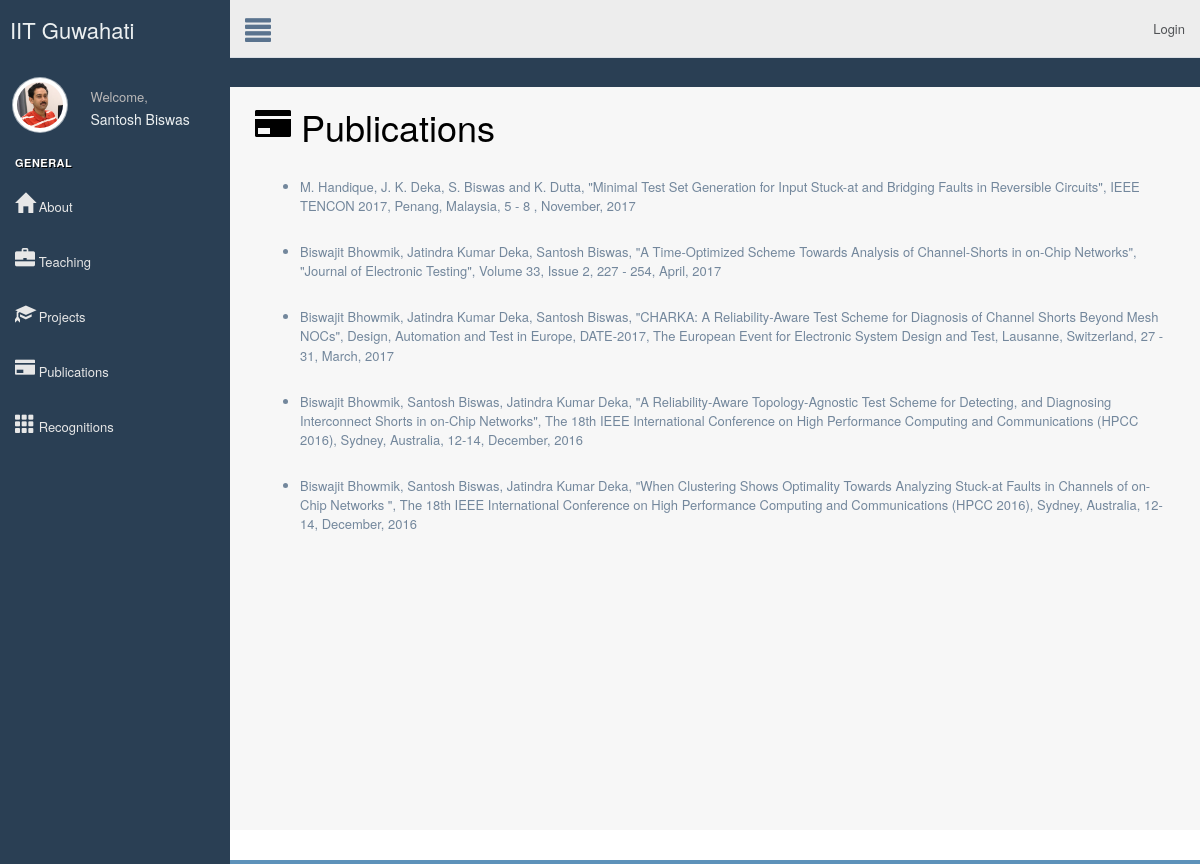
/webpage/32/32/publications/, run on the app's committed database.
### web/models.py (models this page shows, shortened)
class Info(models.Model):
    Name = models.CharField(max_length=250, help_text="Enter Name")
    Designation = models.CharField(max_length=300)
    Dept = models.ForeignKey(Department, on_delete=models.CASCADE,blank=True,null=True)
    Phone = models.CharField(max_length=20)
    webmail = models.EmailField(max_length=100,blank=True,null=True)
    room = models.CharField(max_length=100)
    residence = models.CharField(max_length=250)
    photo = models.FileField(blank=True, null=True)

class publication(models.Model):
    publication = models.ForeignKey(Info, on_delete=models.CASCADE,blank=True,null=True)
    publication_details = models.CharField(max_length=1000,blank=True,null=True)

### web/views.py (the view)
# urls.py: url(r'^([0-9]+)/(?P<pk>[0-9]+)/publications/$', views.publicationview.as_view(), name='publicationview'),
class publicationview(generic.DetailView):
    model = Info
    template_name = 'web/publications_list.html'

### web/templates/web/publications_list.html (shortened to what this page needs)
{% extends 'web/base2.html' %}
{% block body %}
<div class="container-fluid" xmlns="http://www.w3.org/1999/html">
        <div class="row"> <font size="7">
            <h1 style="padding-bottom: 20px; color: black">
                <span class="glyphicon glyphicon-credit-card"></span> Publications
            </h1>
        </font>
    <div class="container-fluid">
        <div class="row">
            <ul>
            {% for publication in info.publication_set.all %}
                <li style="padding-bottom: 8px">{{ publication.publication_details }}</li>
                <br>
            {% endfor %}
            </ul>
        </div>
    </div>
{% endblock %}

### web/templates/web/base2.html (shortened to what this page needs)
<!DOCTYPE html>
<html lang="en">
  <head>
    {% load staticfiles %}
     <link rel="stylesheet" type="text/css" href="{% static 'web/style.css' %}"/>
    <link rel="stylesheet" href="https://maxcdn.bootstrapcdn.com/bootstrap/3.3.7/css/bootstrap.min.css"/>
    <link rel="stylesheet" href="css/bootstrap.css">
    <link href="{% static 'web/bootstrap1.min.css' %}" rel="stylesheet">
    <link href="{% static 'web/font-awesome.min.css' %}" rel="stylesheet">
    <link href="{% static 'web/custom.min.css' %}" rel="stylesheet">
  </head>
  <body class="nav-md">
    <div class="container body">
      <div class="main_container">
        <div class="col-md-3 left_col">
          <div class="left_col scroll-view">
            <div class="navbar nav_title" style="border: 0;text-decoration-color: red">
              <a href="{% url 'web:homeview' %}" class="site_title"></i> <span>IIT Guwahati</span></a>
            </div>
            <div class="profile clearfix">
              <div class="profile_pic">
                <img src="{{info.photo.url}}" alt="..." class="img-circle profile_img">
              </div>
              <div class="profile_info">
                <span>Welcome,</span>
                <h2>{{info.Name}}</h2>
              </div>
            </div>
            <br />
            <div id="sidebar-menu" class="main_menu_side hidden-print main_menu">
              <div class="menu_section">
                <h3>General</h3>
                <ul class="nav side-menu">
                  <li><a href="{% url 'web:aboutview' info.Dept.id info.id %}"><i class="glyphicon glyphicon-home" style="font-size:20px"></i>     About </span></a>
                  </li>
                  <li><a href="{% url 'web:teachingview' info.Dept.id info.id %}"><i class="glyphicon glyphicon-briefcase" style="font-size:20px"></i> Teaching </span></a>
                  </li>
                  <li><a href="{% url 'web:projectview' info.Dept.id info.id %}"><i class="glyphicon glyphicon-education" style="font-size:20px"></i> Projects </span></a>
                  </li>
                  <li><a href="{% url 'web:publicationview' info.Dept.id info.id %}"><i class="glyphicon glyphicon-credit-card" style="font-size:20px"></i> Publications </span></a>
                  </li>
                  <li><a href="{% url 'web:recognitionview' info.Dept.id info.id %}"><i class="glyphicon glyphicon-th" style="font-size:20px"></i> Recognitions </span></a>
                  </li>
                </ul>
              </div>
            </div>
          </div>
        </div>
        <div class="top_nav">
          <div class="nav_menu">
            <nav>
              <div class="nav toggle">
                <a id="menu_toggle"><i class="glyphicon glyphicon-align-justify"></i></a>
              </div>
              <ul class="nav navbar-nav navbar-right">
                {% if not user.is_authenticated %}
                <li ><a href="{% url 'login' %}" >Login</a></li>
                {% endif %}
              </ul>
            </nav>
          </div>
        </div>
        <div class="right_col" role="main">
        {% block body %}
  {% endblock %}
              </div>
            </div>
          </div>
        </div>
        <footer>
        </footer>
      </div>
  </body>
</html>

### web/static/web/style.css (style rules this page uses)
html { background-color: #5D92BA; font-family: "Tenor Sans", sans-serif; }
.container { width: 500px; height: 400px; margin: 0 auto; }

### data on the page
Info: photo (picture), Name "Santosh Biswas"
publication: publication_details "M. Handique, J. K. Deka, S. Biswas and K. Dutta, \"Minimal Test Set Generation for Input Stuck-at and Bridging Faults in Reversible Circuits\", IEEE TENCON 2017, Penang, Malaysia, 5 - 8 , November, 2017"
publication: publication_details "Biswajit Bhowmik, Jatindra Kumar Deka, Santosh Biswas, \"A Time-Optimized Scheme Towards Analysis of Channel-Shorts in on-Chip Networks\", \"Journal of Electronic Testing\", Volume 33, Issue 2, 227 - 254, April, 2017"
publication: publication_details "Biswajit Bhowmik, Jatindra Kumar Deka, Santosh Biswas, \"CHARKA: A Reliability-Aware Test Scheme for Diagnosis of Channel Shorts Beyond Mesh NOCs\", Design, Automation and Test in Europe, DATE-2017, The European Event for Electronic System Design and Test, Lausanne, Switzerland, 27 - 31, March, 2017"
publication: publication_details "Biswajit Bhowmik, Santosh Biswas, Jatindra Kumar Deka, \"A Reliability-Aware Topology-Agnostic Test Scheme for Detecting, and Diagnosing Interconnect Shorts in on-Chip Networks\", The 18th IEEE International Conference on High Performance Computing and Communications (HPCC 2016), Sydney, Australia, 12-14, December, 2016"
publication: publication_details "Biswajit Bhowmik, Santosh Biswas, Jatindra Kumar Deka, \"When Clustering Shows Optimality Towards Analyzing Stuck-at Faults in Channels of on-Chip Networks \", The 18th IEEE International Conference on High Performance Computing and Communications (HPCC 2016), Sydney, Australia, 12-14, December, 2016"
